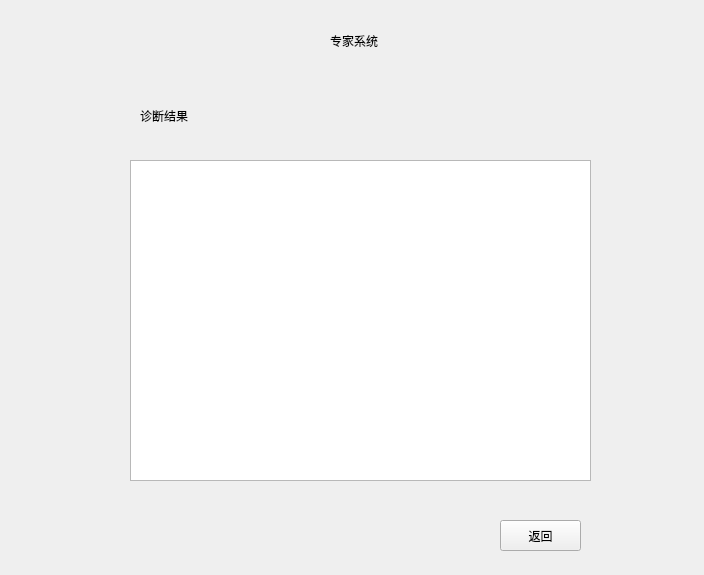
<?xml version="1.0" encoding="UTF-8"?>
<ui version="4.0">
 <class>Form</class>
 <widget class="QWidget" name="Form">
  <property name="geometry">
   <rect>
    <x>0</x>
    <y>0</y>
    <width>704</width>
    <height>575</height>
   </rect>
  </property>
  <property name="windowTitle">
   <string>Form</string>
  </property>
  <widget class="QLabel" name="label">
   <property name="geometry">
    <rect>
     <x>330</x>
     <y>20</y>
     <width>181</width>
     <height>41</height>
    </rect>
   </property>
   <property name="text">
    <string>专家系统</string>
   </property>
  </widget>
  <widget class="QLabel" name="label_2">
   <property name="geometry">
    <rect>
     <x>140</x>
     <y>110</y>
     <width>54</width>
     <height>12</height>
    </rect>
   </property>
   <property name="text">
    <string>诊断结果</string>
   </property>
  </widget>
  <widget class="QTextEdit" name="textEdit">
   <property name="geometry">
    <rect>
     <x>130</x>
     <y>160</y>
     <width>461</width>
     <height>321</height>
    </rect>
   </property>
  </widget>
  <widget class="QPushButton" name="pushButton">
   <property name="geometry">
    <rect>
     <x>500</x>
     <y>520</y>
     <width>81</width>
     <height>31</height>
    </rect>
   </property>
   <property name="text">
    <string>返回</string>
   </property>
  </widget>
 </widget>
 <resources/>
 <connections/>
</ui>
